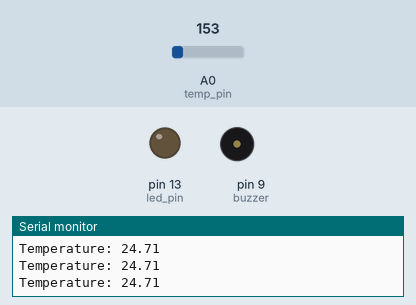
Recording of a sketch running on a simulated Arduino Uno, built with avr-gcc and run on an emulated ATmega328P. On the bench: output pins drawn as LEDs (lit = HIGH), buzzer (waves = sounding, pin HIGH), the last lines printed to the serial monitor. The inputs (shaded band) are chosen by the test bench; at power-on: A0 (temp_pin) = 153.

Above: at 1.3 s.
1.4 s: A0 (temp_pin) set to 186
2.9 s: A0 (temp_pin) set to 203
At 3.5 s:
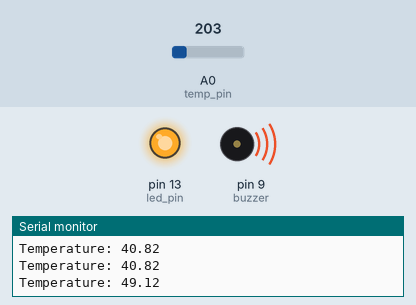
4.5 s: A0 (temp_pin) set to 191
At 5.7 s:
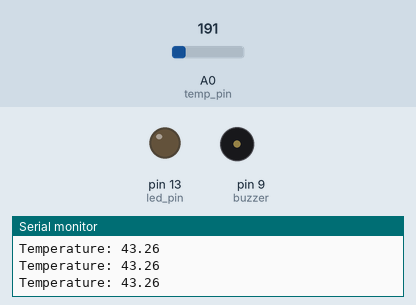
6.0 s: A0 (temp_pin) set to 221
At 7.1 s:
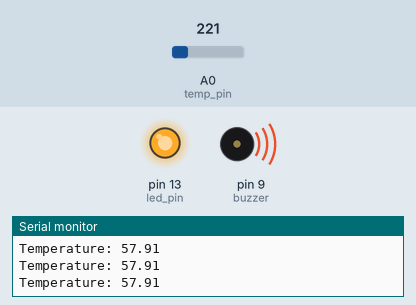
Timing chart, 0 to 8.5 s (numbered marks = the images above; inputs shaded):
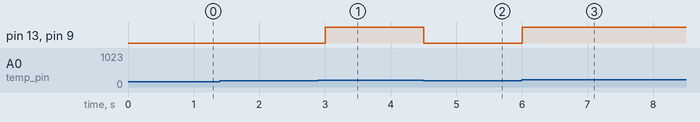

Measured:
- the behaviour switches between 194 and 195 on A0 (temp_pin) (found by bisection; images 0 and 1)
- after the input at 2.9 s, pin 13 (led_pin), pin 9 (buzzer): LOW → HIGH after 0.10 s
- after the input at 4.5 s, pin 13 (led_pin), pin 9 (buzzer): HIGH → LOW at once
- after the input at 6.0 s, pin 13 (led_pin), pin 9 (buzzer): LOW → HIGH at once

The sketch:

flame_sensor.ino
```cpp
int temp_pin = A0;
int led_pin = 13;
int buzzer = 9;
void setup()
{
  Serial.begin(9600);
  pinMode(led_pin,OUTPUT);
	pinMode(buzzer,OUTPUT);
}

void loop()
{

  float input = analogRead(temp_pin);
 float mVolts = (input/1024.0)*5000;
  float celcius = (mVolts-500)/10;
  if(celcius>45){
  digitalWrite(led_pin,HIGH);
    digitalWrite(buzzer,HIGH);
  }
  else {
  digitalWrite(led_pin,LOW);
    digitalWrite(buzzer,LOW);
  }
  Serial.print("Temperature: ");
  Serial.println(celcius);
  delay(500);
}
```
